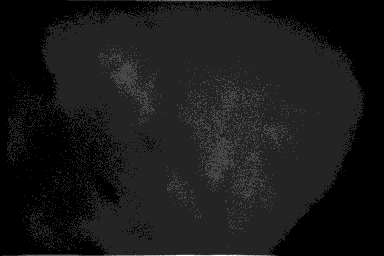
#> input picture data/20180806-rata/Voltage/07-200_Vm_0001.tif, 384 x 256 px
$ python RatAndPigTraces.py
#> lines starting #> are read from the running program, lines starting #| are printed output that depends on the picture
import matplotlib.pyplot as plt
import matplotlib.ticker as ticker
from matplotlib import colors
from matplotlib.lines import Line2D
from matplotlib.patches import Circle
import numpy as np
from matplotlib._layoutbox import plot_children
import matplotlib.font_manager as fm
from mpl_toolkits.axes_grid1.anchored_artists import AnchoredSizeBar

# Layout of figure
fig = plt.figure(figsize=(8.5, 5.5))
# Common plot values
traceTickFontSize = 7
titleFont = fm.FontProperties(size=8, weight='bold')
scaleFont = fm.FontProperties(size=7, family='monospace')
# Grid layout of entire figure: 1 row, 4 columns
gs = fig.add_gridspec(1, 4)
# Grid layout of each column
gsRatImages = gs[0].subgridspec(2, 1)
gsRatTraces = gs[1].subgridspec(3, 1, hspace=0.3)
gsPigImages = gs[2].subgridspec(2, 1)
gsPigTraces = gs[3].subgridspec(3, 1, hspace=0.3)
# Axes/plots for rat images and traces
axRatImageVm = fig.add_subplot(gsRatImages[0, 0])
axRatImageCa = fig.add_subplot(gsRatImages[1, 0])
axRatTracePCL1 = fig.add_subplot(gsRatTraces[0, 0])
axRatTracePCL2 = fig.add_subplot(gsRatTraces[1, 0])
axRatTracePCL3 = fig.add_subplot(gsRatTraces[2, 0])
# Axes/plots for pig images and traces
axPigImageVm = fig.add_subplot(gsPigImages[0, 0])
axPigImageCa = fig.add_subplot(gsPigImages[1, 0])
axPigTracePCL1 = fig.add_subplot(gsPigTraces[0, 0])
axPigTracePCL2 = fig.add_subplot(gsPigTraces[1, 0])
axPigTracePCL3 = fig.add_subplot(gsPigTraces[2, 0])

# Rat data loading and plotting
# Rat Images
axRatImageVm.set_title('Rat, Vm', fontproperties=titleFont)
RatImageVm = np.rot90(plt.imread('data/20180806-rata/Voltage/07-200_Vm_0001.tif'), k=3)
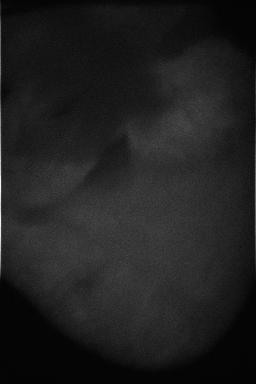
#> RatImageVm: shape (384, 256) uint16; min 73, max 2009, mean 316.2; drawn with min black and max white
RatNorm = colors.Normalize(vmin=RatImageVm.min(), vmax=RatImageVm.max()/2)
axRatImageVm.imshow(RatImageVm, cmap='bone', norm=RatNorm)
axRatImageVm.axis('off')
axRatImageCa.set_title('Rat, Ca', fontproperties=titleFont)
RatImageCa = np.rot90(plt.imread('data/20180806-rata/Calcium/07-200_Ca_0001.tif'), k=3)
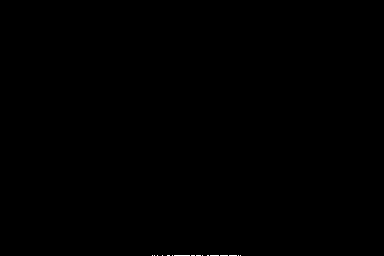
#> input picture data/20180806-rata/Calcium/07-200_Ca_0001.tif, 384 x 256 px
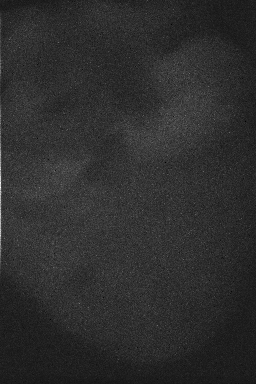
#> RatImageCa: shape (384, 256) uint16; min 74, max 357, mean 125.4; drawn with min black and max white
RatNorm = colors.Normalize(vmin=RatImageCa.min(), vmax=RatImageCa.max()/1.3)
axRatImageCa.imshow(RatImageCa, cmap='bone', norm=RatNorm)
axRatImageCa.axis('off')
# Scale Bars
RatImageScale = [196, 196]  # pixels/cm
RatImageScaleBarVm = AnchoredSizeBar(axRatImageVm.transData, RatImageScale[0], ' ', 'upper right',
                                     pad=0.2, color='w', frameon=False, fontproperties=scaleFont)
RatImageScaleBarCa = AnchoredSizeBar(axRatImageCa.transData, RatImageScale[1], ' ', 'upper right',
                                     pad=0.2, color='w', frameon=False, fontproperties=scaleFont)
RatImageScaleBars = [RatImageScaleBarVm, RatImageScaleBarCa]
for idx, ax in enumerate([axRatImageVm, axRatImageCa]):
    ax.add_artist(RatImageScaleBars[idx])
# Region of Interest circles, adjusted for rotation(s)
RatROI_XY = (RatImageVm.shape[1] - 56, 217)
#> RatROI_XY = (200, 217)
RatROI_R = 45
RatROI_CircleVm = Circle(RatROI_XY, RatROI_R, edgecolor='w', fc='none', lw=1)
RatROI_CircleCa = Circle(RatROI_XY, RatROI_R, edgecolor='w', fc='none', lw=1)
axRatImageVm.add_patch(RatROI_CircleVm)
axRatImageCa.add_patch(RatROI_CircleCa)
# Rat Traces
axRatTracePCL1.set_title('PCL: 150 ms', fontproperties=titleFont)
axRatTracePCL2.set_title('PCL: 200 ms', fontproperties=titleFont)
axRatTracePCL3.set_title('PCL: 220 ms', fontproperties=titleFont)
# Load data from .csv files
# Row format:
# SIGNAL VALUE, TIME(ms)
#> (the run stopped early here; a loop or call above may not have finished)
